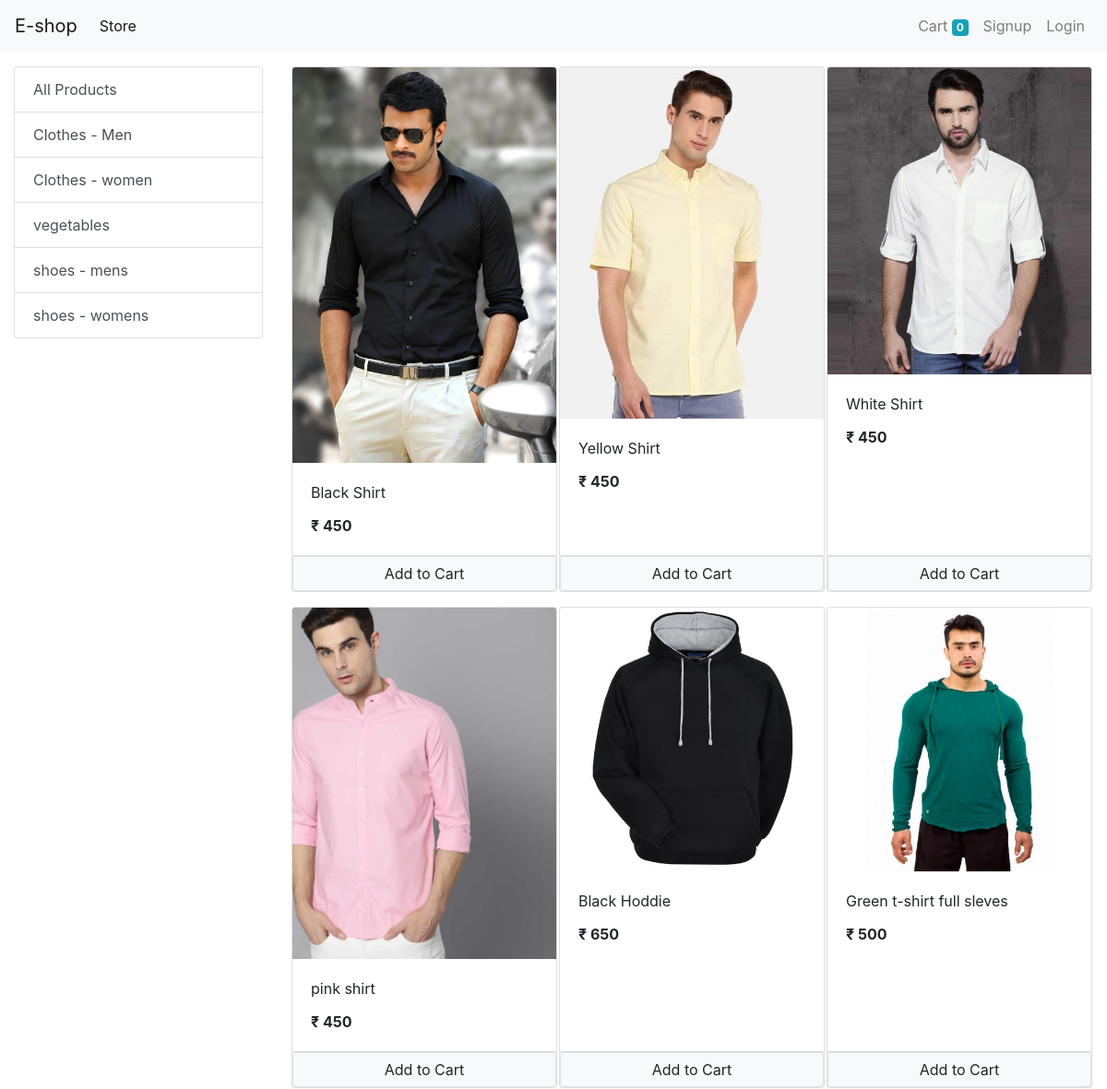
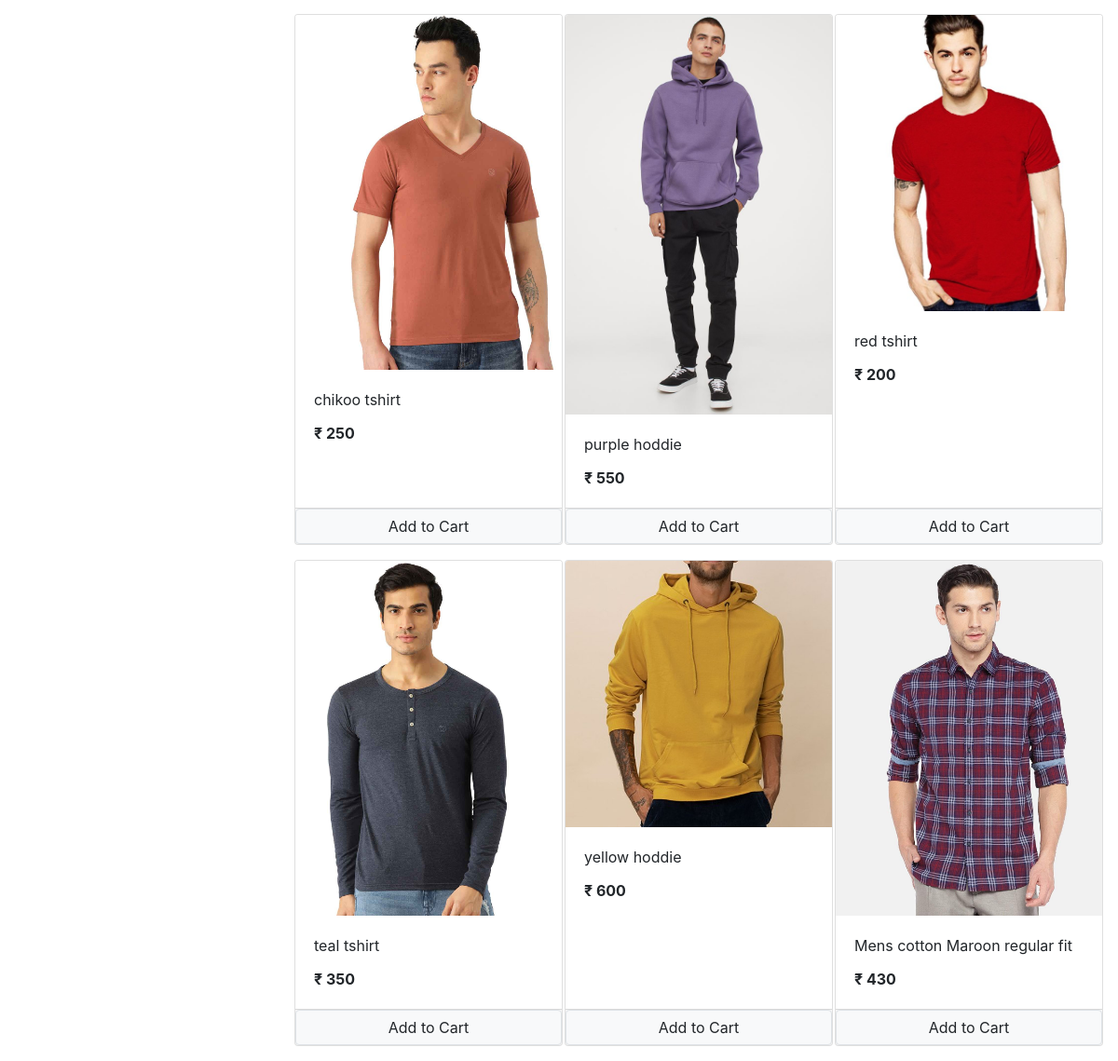
/?category=1, run on the app's committed database (2 pictures, top to bottom).
### store/models/category.py (models this page shows, shortened)
class Category(models.Model):
    name = models.CharField(max_length=50)
    @staticmethod
    def get_all_categories():
        return Category.objects.all()

### store/models/product.py (models this page shows, shortened)
class Product(models.Model):
    name = models.CharField(max_length=50)
    price = models.IntegerField(default=0)
    category = models.ForeignKey(Category, on_delete=models.CASCADE)
    description = models.CharField(max_length=200, default='', blank=True)
    image = models.ImageField(upload_to='uploads/products/')
    @staticmethod
    def get_all_products_by_categoryid(category_id):
        if category_id:
            return Product.objects.filter(category = category_id)
        else:
            return Product.get_all_products();

### store/views/home.py (the view, shortened to what this page needs)
# urls.py: path('', Index.as_view(), name='homepage'),
class Index(View):
    def get(self, request):
        cart = request.session.get('cart')
        if not cart:
            request.session['cart'] = {}
        products = None
        categories = Category.get_all_categories()
        categoryID = request.GET.get('category')
        if categoryID:
            products = Product.get_all_products_by_categoryid(categoryID)
        else:
            products = Product.get_all_products();
        data = {}
        data['products'] = products
        data['categories'] = categories
        print('You are:', request.session.get('email'))
        return render(request, 'index.html', data)

### store/templatetags/cart.py (called while the page is built)
@register.filter(name='is_in_cart')
def is_in_cart(product, cart):
    keys = cart.keys()
    for id in keys:
        if int(id) == product.id:
            return True
    return False

### store/templatetags/custom_filter.py (called while the page is built)
@register.filter(name='currency')
def currency(number):
    return "₹ " + str(number)

### store/templates/index.html (shortened to what this page needs)
{% extends 'base.html' %}
{% block content %}
{% load cart %}
{% load custom_filter %}
<div class="container-fluid mt-3">
  <div class="row">
    <div class='col-lg-3 mx-auto'>
      <div class="list-group">
        <a href="/" class="list-group-item list-group-item-action">All Products</a>
        {% for category in categories %}
        <a href="/?category={{category.id}}" class="list-group-item list-group-item-action">{{category.name}}</a>
        {% endfor %}
      </div>
    </div>
    <div id='produts' class='col-lg-9 mx-auto'>
      <div class="row mx-auto">
        {% for product in products %}
        <div class="card mx-auto mb-3" id={{product.id}} style="width: 18rem;">
          <img class="card-img-top" src="{{product.image.url}}" alt="Card image cap">
          <div class="card-body">
            <p class="card-title">{{product.name}}</p>
            <p class="card-text"><b>{{product.price|currency}}</b></p>
          </div>
          <div class="card-footer p-0 ">
            {% if product|is_in_cart:request.session.cart %}
            <div class="row no-gutters">
              <form action="/#{{product.id}}" class="col-2" method='POST'>
                {% csrf_token %}
                <input type='submit' value=' - ' class="btn btn-block btn-secondary">
                <input hidden type="text" name="product" value="{{ product.id }}">
                <input hidden type="text" name="remove" value='True'>
              </form>
              <div class="text-center col">{{product|cart_quantity:request.session.cart}} in Cart</div>
              <form action="/#{{product.id}}" class="col-2" method='POST'>
                {% csrf_token %}
                <input type='submit' value=' + ' class="btn btn-block btn-secondary">
                <input hidden type="text" name="product" value="{{ product.id }}">
              </form>
            </div>
            {% else %}
            <form action="/#{{product.id}}" method="POST" class="btn-block">
              <input type="submit" class="float-right btn btn-light border form-control" value="Add to Cart">
            </form>
            {% endif %}
          </div>
        </div>
        {% endfor %}
      </div>
    </div>
  </div>
</div>
{% endblock %}

### data on the page
Category: name "Clothes - Men"
Category: name "Clothes - women"
Category: name "vegetables"
Category: name "shoes - mens"
Category: name "shoes - womens"
Product: {{ product.id }} 1 (drawn), image (picture), name "Black Shirt", price "₹ 450"
Product: image (picture), name "Yellow Shirt", price "₹ 450"
Product: image (picture), name "White Shirt", price "₹ 450"
Product: image (picture), name "pink shirt", price "₹ 450"
Product: image (picture), name "Black Hoddie", price "₹ 650"
Product: image (picture), name "Green t-shirt full sleves", price "₹ 500"
Product: image (picture), name "chikoo tshirt", price "₹ 250"
Product: image (picture), name "purple hoddie", price "₹ 550"
Product: image (picture), name "red tshirt", price "₹ 200"
Product: image (picture), name "teal tshirt", price "₹ 350"
Product: image (picture), name "yellow hoddie", price "₹ 600"
Product: image (picture), name "Mens cotton Maroon regular fit", price "₹ 430"

### other printed values
{{ request.session.cart.keys|length }} "0"
